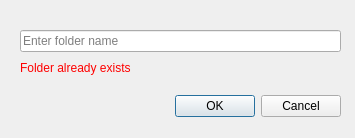
<?xml version="1.0" encoding="UTF-8"?>
<ui version="4.0">
    <class>OCC::FolderCreationDialog</class>
    <widget class="QDialog" name="OCC::FolderCreationDialog">
        <property name="geometry">
            <rect>
                <x>0</x>
                <y>0</y>
                <width>355</width>
                <height>138</height>
            </rect>
        </property>
        <property name="windowTitle">
            <string>Create new folder</string>
        </property>
        <widget class="QDialogButtonBox" name="buttonBox">
            <property name="geometry">
                <rect>
                    <x>0</x>
                    <y>90</y>
                    <width>341</width>
                    <height>32</height>
                </rect>
            </property>
            <property name="orientation">
                <enum>Qt::Horizontal</enum>
            </property>
            <property name="standardButtons">
                <set>QDialogButtonBox::Cancel|QDialogButtonBox::Ok</set>
            </property>
        </widget>
        <widget class="QLineEdit" name="newFolderNameEdit">
            <property name="geometry">
                <rect>
                    <x>20</x>
                    <y>30</y>
                    <width>321</width>
                    <height>22</height>
                </rect>
            </property>
            <property name="placeholderText">
                <string>Enter folder name</string>
            </property>
        </widget>
        <widget class="QLabel" name="labelErrorMessage">
            <property name="enabled">
                <bool>true</bool>
            </property>
            <property name="geometry">
                <rect>
                    <x>20</x>
                    <y>60</y>
                    <width>321</width>
                    <height>16</height>
                </rect>
            </property>
            <property name="styleSheet">
                <string notr="true">color: rgb(255, 0, 0)</string>
            </property>
            <property name="text">
                <string>Folder already exists</string>
            </property>
        </widget>
    </widget>
    <resources/>
    <connections>
        <connection>
            <sender>buttonBox</sender>
            <signal>accepted()</signal>
            <receiver>OCC::FolderCreationDialog</receiver>
            <slot>accept()</slot>
            <hints>
                <hint type="sourcelabel">
                    <x>248</x>
                    <y>254</y>
                </hint>
                <hint type="destinationlabel">
                    <x>157</x>
                    <y>274</y>
                </hint>
            </hints>
        </connection>
        <connection>
            <sender>buttonBox</sender>
            <signal>rejected()</signal>
            <receiver>OCC::FolderCreationDialog</receiver>
            <slot>reject()</slot>
            <hints>
                <hint type="sourcelabel">
                    <x>316</x>
                    <y>260</y>
                </hint>
                <hint type="destinationlabel">
                    <x>286</x>
                    <y>274</y>
                </hint>
            </hints>
        </connection>
    </connections>
</ui>
